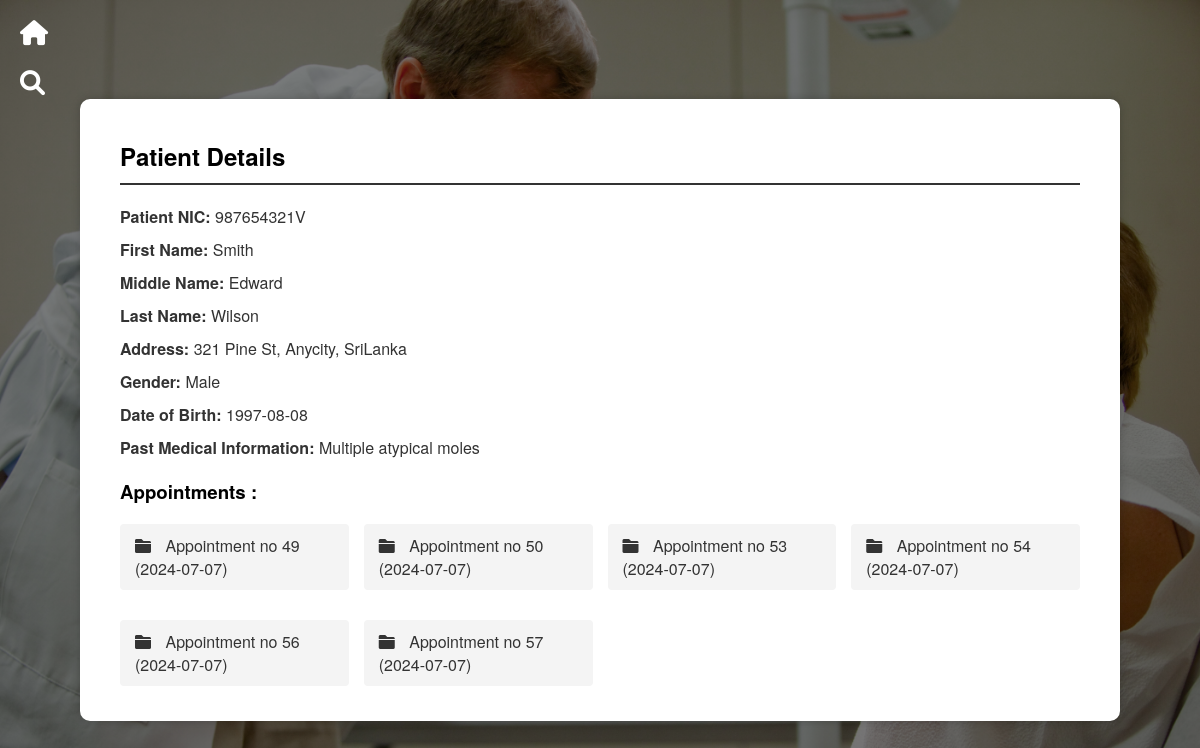
Screenshot of /admin/display_patient.php?patient_nic=987654321V (signed in) with the database file from the repository.
### tables this page shows
CREATE TABLE `patients` (
  `patient_id` int(11) NOT NULL,
  `patient_nic` varchar(10) NOT NULL,
  `first_name` varchar(50) NOT NULL,
  `middle_name` varchar(50) DEFAULT NULL,
  `last_name` varchar(50) NOT NULL,
  `address` text NOT NULL,
  `gender` enum('Male','Female','Other') NOT NULL,
  `date_of_birth` date NOT NULL,
  `past_medical_information` text DEFAULT NULL,
  `created_at` timestamp NOT NULL DEFAULT current_timestamp(),
  `updated_at` timestamp NOT NULL DEFAULT current_timestamp() ON UPDATE current_timestamp(),
  `mediRegNum` varchar(255) DEFAULT NULL,
  `is_check` tinyint(1) NOT NULL DEFAULT 0
);

### admin/display_patient.php (the view, shortened to what this page needs)
<?php
if (isset($_GET['patient_nic'])) {
    $patient_nic = $_GET['patient_nic'];
    $servername = "localhost";
    $username = "root";
    $password = "";
    $dbname = "doctor_registration";
    $conn = new mysqli($servername, $username, $password, $dbname);
    $stmt = $conn->prepare("SELECT * FROM patients WHERE patient_nic = ?");
    $stmt->bind_param("s", $patient_nic);
    $stmt->execute();
    $result = $stmt->get_result();
    if ($result->num_rows > 0) {
        $row = $result->fetch_assoc();
        echo "<div class='container'>";
        echo "<h2>Patient Details</h2>";
        echo "<p><strong>Patient NIC:</strong> " . htmlspecialchars($row["patient_nic"]) . "</p>";
        echo "<p><strong>First Name:</strong> " . htmlspecialchars($row["first_name"]) . "</p>";
        echo "<p><strong>Middle Name:</strong> " . htmlspecialchars($row["middle_name"]) . "</p>";
        echo "<p><strong>Last Name:</strong> " . htmlspecialchars($row["last_name"]) . "</p>";
        echo "<p><strong>Address:</strong> " . htmlspecialchars($row["address"]) . "</p>";
        echo "<p><strong>Gender:</strong> " . htmlspecialchars($row["gender"]) . "</p>";
        echo "<p><strong>Date of Birth:</strong> " . htmlspecialchars($row["date_of_birth"]) . "</p>";
        echo "<p><strong>Past Medical Information:</strong> " . htmlspecialchars($row["past_medical_information"]) . "</p>";
        $patient_folder = 'patients/' . htmlspecialchars($patient_nic);
        if (is_dir($patient_folder)) {
            echo "<h3>Appointments :</h3>";
            $appointment_folders = glob($patient_folder . '/Appointment no *');
            if ($appointment_folders) {
                echo "<ul class='folder-list'>";
                foreach ($appointment_folders as $folder) {
                    $folder_name = basename($folder);
                    echo "<li><a href='display_appointment.php?folder=" . urlencode($folder) . "'><i class='fas fa-folder'></i> " . htmlspecialchars($folder_name) . "</a></li>";
                }
                echo "</ul>";
            } else {
                echo "<p>No appointment folders found.</p>";
            }
        } else {
            echo "<p>No patient folder found.</p>";
        }
        echo "</div>";
    } else {
        echo "<div class='container'><p>No patient found with NIC: " . htmlspecialchars($patient_nic) . "</p></div>";
    }
} else {
    echo "<div class='container'><p>No NIC provided.</p></div>";
}
?>
<!DOCTYPE html>
<html lang="en">
<head>
    <link rel="stylesheet" href="https://cdnjs.cloudflare.com/ajax/libs/font-awesome/6.0.0-beta3/css/all.min.css">
</head>
<body>
    <a href="admin_panel.php" class="icon home-icon"><i class="fas fa-home"></i></a>
    <a href="search_patient.php" class="icon search-icon"><i class="fas fa-search"></i></a>
</body>
</html>

### admin/display_patient.php (style rules this page uses)
.icon { position: absolute; top: 20px; left: 20px; font-size: 25px; color: #fff; cursor: pointer; }
.home-icon { top: 20px; }
.search-icon { top: 70px; }
body { font-family: 'Helvetica Neue', Helvetica, Arial, sans-serif; background: linear-gradient(rgba(0,0,0,0.5), rgba(0,0,0,0.5)), url('panel.jpg') no-repeat center center fixed; background-size: cover; display: flex; justify-content: center; align-items: center; min-height: 100vh; margin: 0; position: relative; }
.container { width: 80%; max-width: 1000px; background: #fff; padding: 20px 40px; border-radius: 10px; box-shadow: 0 0 10px rgba(0, 0, 0, 0.2); text-align: left; margin-top: 20px; }
h2 { border-bottom: 2px solid #333; padding-bottom: 10px; margin-bottom: 20px; font-size: 24px; }
p { margin: 10px 0; font-size: 16px; color: #333; }
.folder-list { list-style-type: none; padding: 0; margin: 0; display: grid; grid-template-columns: repeat(auto-fit, minmax(200px, 1fr)); gap: 15px; }
.folder-list li { margin-bottom: 15px; }
.folder-list li a { text-decoration: none; color: #333; background-color: #f4f4f4; padding: 10px 15px; display: inline-block; border-radius: 4px; transition: background-color 0.3s, color 0.3s; }
.folder-list li a i { margin-right: 10px; }

### rows the page displays
patients: patient_nic "987654321V", first_name "Smith", middle_name "Edward", last_name "Wilson", address "321 Pine St, Anycity, SriLanka", gender "Male", date_of_birth "1997-08-08", past_medical_information "Multiple atypical moles"

### other values shown
$folder_name "Appointment no 49 (2024-07-07)"
$folder_name "Appointment no 50 (2024-07-07)"
$folder_name "Appointment no 53 (2024-07-07)"
$folder_name "Appointment no 54 (2024-07-07)"
$folder_name "Appointment no 56 (2024-07-07)"
$folder_name "Appointment no 57 (2024-07-07)"
